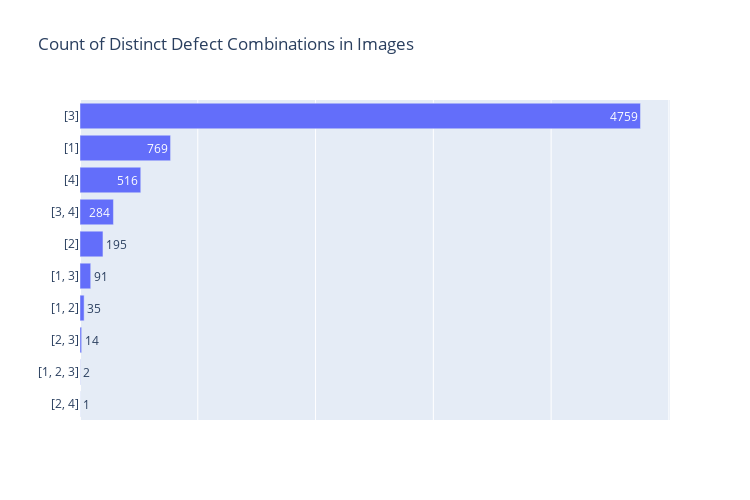

This figure's notebook cell:
### Markdown cell above
An overwhelming amount of the observations is for class 3.

Let's see what the distributions are if we consider all possible combinations, including multi-class instances.

### Code cell
# we want counts of the possible combinations of labels
permutations = pd.DataFrame(data=squashed.ClassId.astype(str).value_counts())

# and their frequency
permutations['Frequency'] = round(permutations['ClassId'] / permutations['ClassId'].sum() * 100, 2)
permutations['Frequency'] = permutations['Frequency'].astype(str) + '%'

# plotly for interactive graphs
fig = go.Figure(
    
    data=go.Bar(
        orientation='h',
        x=permutations.ClassId,
        y=permutations.index,
        hovertext=permutations.Frequency,
        text=permutations.ClassId,
        textposition='auto'),
    
    layout=go.Layout(
        title='Count of Distinct Defect Combinations in Images',
        showlegend=False,
        xaxis=go.layout.XAxis(showticklabels=False),
        yaxis=go.layout.YAxis(autorange='reversed'),
        width=750, height=500
    )
)

# display
fig.show()

### Figure 1 — Plotly figure (JSON) as saved in the notebook; plotly's stock layout.template omitted (floating-point values rounded to 4 significant figures)
{"data": [{"hovertext": ["71.39%", "11.54%", "7.74%", "4.26%", "2.93%", "1.37%", "0.53%", "0.21%", "0.03%", "0.02%"], "orientation": "h", "text": [4759, 769, 516, 284, 195, 91, 35, 14, 2, 1], "textposition": "auto", "type": "bar", "x": [4759, 769, 516, 284, 195, 91, 35, 14, 2, 1], "y": ["[3]", "[1]", "[4]", "[3, 4]", "[2]", "[1, 3]", "[1, 2]", "[2, 3]", "[1, 2, 3]", "[2, 4]"]}], "layout": {"height": 500, "showlegend": false, "title": {"text": "Count of Distinct Defect Combinations in Images"}, "width": 750, "xaxis": {"showticklabels": false}, "yaxis": {"autorange": "reversed"}}}
